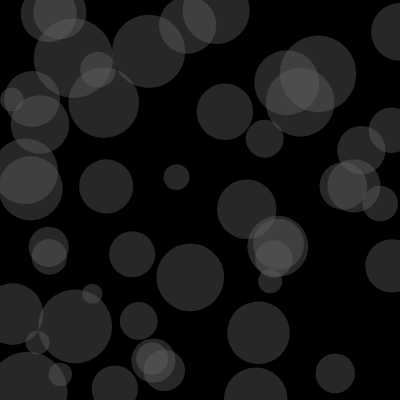
Frame 1 (no input)
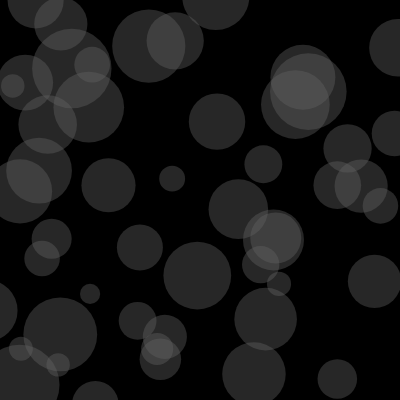
Frame 60 (no input)
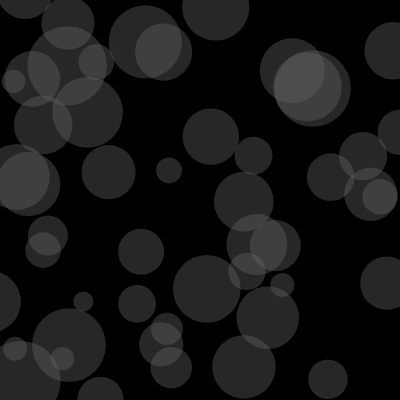
Frame 120 (the mouse pressed at the canvas centre since frame 60)

The p5.js sketch that drew these frames (run headless with seeded random() and noise() and a simulated clock; from frame 60 on, the mouse is pressed at the canvas centre):

// p5.js sketch
// ── sketch.js
let bubbles = [];

function setup() {
  createCanvas(400, 400);
  for (let i = 0; i < 50; i++) {
    let x = random(width);
    let y = random(height);
    let r = random(10, 40);
    bubbles[i] = new Bubble(x, y, r);
  }
}

function mousePressed() {
  for (let i = 0; i < 50; i++) {
    bubbles[i].clicked(mouseX, mouseY);
  }
}

function draw() {
  background(0);

  // for (let bubble of bubbles) {
  //   bubble.move();
  //   bubble.show();
  // }
  
  for (let i = 0; i < bubbles.length; i++) {
    bubbles[i].move();
    bubbles[i].show();
  }
}

// function mousePressed() {
//   let r = random(10, 50);
//   let b = new Bubble(mouseX, mouseY, r);
//   bubbles.push(b);
// }

class Bubble {
  constructor(x, y, r) {
    this.x = x,
    this.y = y,
    this.r = r,
    this.brightness = 100
  }

  clicked(mx, my) {
    let d = dist(mx, my, this.x, this.y);
    if (d < this.r) {
      this.brightness = 255
    }
  }

  move() {
    this.x = this.x + random(-2, 2);
    this.y = this.y + random(-2, 2);
  }

  show() {
    noStroke()
    fill(this.brightness, 100);
    ellipse(this.x, this.y, this.r * 2);
  }
}
// ── style.css
#header-banner {
  height: 300px;
  background-color: #DEA4DB;
  margin: 0;
}

#header {
  text-align: center;
}

h1 {
  text-align: center;
}
